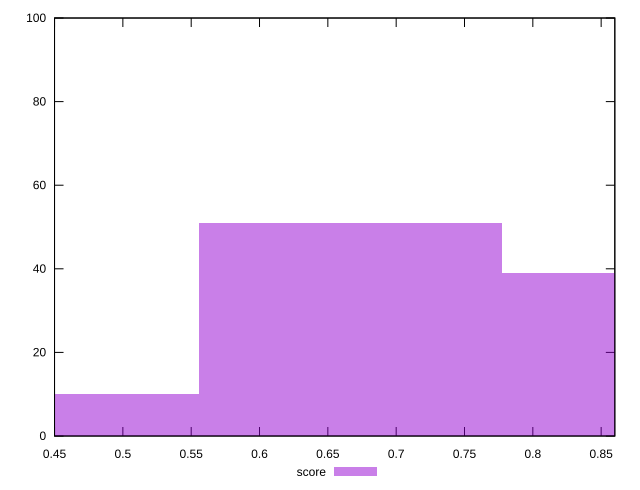

Write gnuplot code to recreate this figure.
reset

$score <<EOF
0.6666557918545688 51
0.44443719456971253 10
0.8888743891394251 39
EOF

set key outside below
set boxwidth 0.22221859728485627
set xrange [0.45:0.86]
set yrange [0:100]
set trange [0:100]
set style fill transparent solid 0.5 noborder
set terminal svg size 640, 490 enhanced background rgb 'white'
set output "report_00015_2021-02-09T16-11-33.973Z/first-contentful-paint/samples/pages/score/histogram.svg"

plot $score title "score" with boxes

reset
